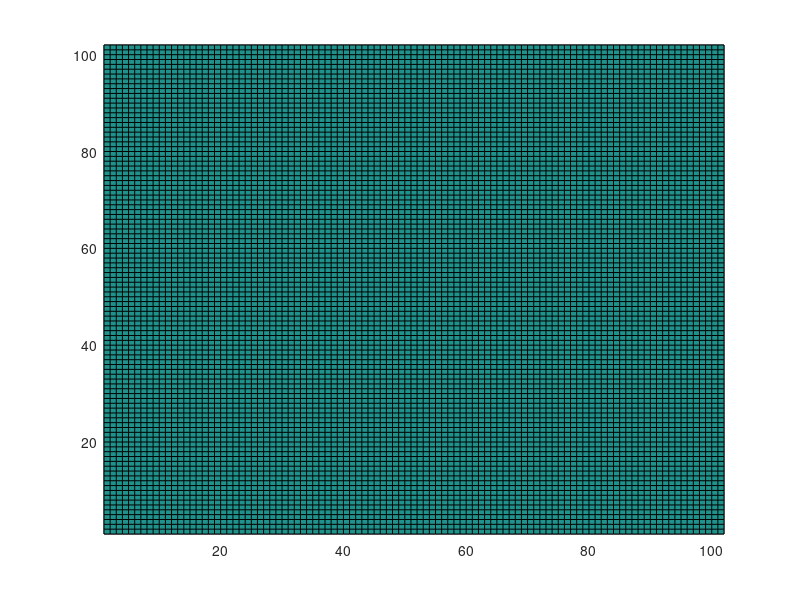

This figure's MATLAB source:
clear;
clc;
close;

% ASSIGNMENT 1 MATLAB
% GROUP: GetThat°
% CONWAY'S GAME OF LIFE

% Initialisation: generate random matrix of size N
N = 100;
p = 0.5;

current_gen = zeros(N+2, N+2);
current_gen(2:N+1, 2:N+1) = sprand(N, N, 0.5);
new_gen = (current_gen < p);

% Counting live neighbours
for i = 1:N
  current_gen = zeros(N+2, N+2);
    for r = 2:N+1; % rows of the current_gen matrix
        for c = 2:N+1; % columns of the current_gen matrix
            % count diagonal living neighbours
            diag = new_gen(r-1, c-1) + new_gen(r-1, c+1) + new_gen(r+1, c-1) + new_gen(r+1, c+1);
            % count the neighbours in the North, East, South and West directions
            nesw = new_gen(r-1, c) + new_gen(r+1, c) + new_gen(r, c-1) + new_gen(r, c+1);
            % total no.of live neighbours
            num_alive = diag + nesw;

            % Update cells according to the rules
            if (new_gen(r,c) == 1) && ((num_alive == 2) || (num_alive == 3))
              current_gen(r,c) == 1;
            elseif (new_gen(r,c) == 1) && ((num_alive < 2) || (num_alive > 3))
              current_gen(r,c) == 0;
            elseif (new_gen(r,c) == 0) && (num_alive == 3)
              current_gen(r,c) == 1;
            endif
        end
    end

    new_gen = current_gen;
    pcolor(new_gen)
    pause(0.01);
end


